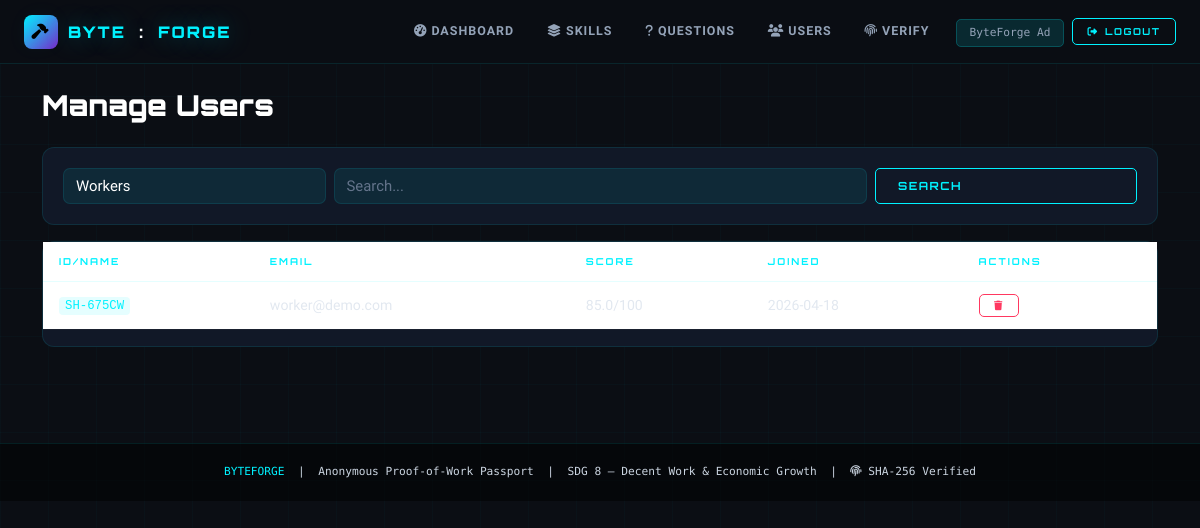
Page /admin/users (signed in) on the committed database.
### models.py (models this page shows, shortened)
class User(UserMixin, db.Model):
    __tablename__ = 'users'
    id = db.Column(db.Integer, primary_key=True)
    name = db.Column(db.String(120), nullable=False)
    email = db.Column(db.String(120), unique=True, nullable=False, index=True)
    password_hash = db.Column(db.String(256), nullable=False)
    role = db.Column(db.String(20), nullable=False, default='worker', index=True)
    anonymous_id = db.Column(db.String(20), unique=True, nullable=True, index=True)
    shadow_score = db.Column(db.Float, default=0.0)
    trust_score = db.Column(db.Float, default=0.0)
    bio = db.Column(db.Text, nullable=True)
    location = db.Column(db.String(120), nullable=True)
    created_at = db.Column(db.DateTime, default=datetime.utcnow, index=True)
    verified_skills = db.relationship('VerifiedSkill', backref='worker', lazy=True, cascade='all, delete-orphan')
    shortlisted_by = db.relationship('Shortlist', foreign_keys='Shortlist.worker_id', backref='worker', lazy=True, cascade='all, delete-orphan')
    shortlisted = db.relationship('Shortlist', foreign_keys='Shortlist.employer_id', backref='employer', lazy=True, cascade='all, delete-orphan')
    sent_messages = db.relationship('Message', foreign_keys='Message.sender_id', backref='sender', lazy=True)
    received_messages = db.relationship('Message', foreign_keys='Message.receiver_id', backref='receiver', lazy=True)

### routes/admin.py (the view)
@admin_bp.route('/users')
@login_required
@admin_required
def manage_users():
    role = request.args.get('role', 'worker')
    search = request.args.get('search', '').strip()
    query = User.query.filter_by(role=role)
    if search:
        query = query.filter(db.or_(User.name.ilike(f'%{search}%'), User.email.ilike(f'%{search}%'), User.anonymous_id.ilike(f'%{search}%')))
    users = query.order_by(User.created_at.desc()).all()
    return render_template('admin_users.html', users=users, role=role, search=search)

### routes/admin.py (called while the page is built)
def admin_required(f):
    @wraps(f)
    def decorated(*args, **kwargs):
        if not current_user.is_authenticated or current_user.role != 'admin':
            flash('Admin access required.', 'danger')
            return redirect(url_for('auth.admin_login'))
        return f(*args, **kwargs)
    return decorated

### templates/admin_users.html
{% extends "base.html" %}
{% block content %}
<h2 class="page-title mb-4">Manage Users</h2>
<div class="card mb-3"><div class="card-body"><form method="GET" class="row g-2"><div class="col-md-3"><select name="role" class="form-select"><option value="worker" {% if role=='worker' %}selected{% endif %}>Workers</option><option value="employer" {% if role=='employer' %}selected{% endif %}>Employers</option></select></div>
<div class="col-md-6"><input type="text" name="search" class="form-control" placeholder="Search..." value="{{ search }}"></div><div class="col-md-3"><button type="submit" class="btn-c w-100">Search</button></div></form></div></div>
<div class="card"><div class="card-body p-0"><table class="table"><thead><tr><th>ID/Name</th><th>Email</th><th>Score</th><th>Joined</th><th>Actions</th></tr></thead>
<tbody>{% for u in users %}<tr><td><code>{{ u.anonymous_id or u.name[:15] }}</code></td><td>{{ u.email }}</td><td>{{ u.shadow_score }}/100</td><td>{{ u.created_at.strftime('%Y-%m-%d') }}</td><td><form method="POST" action="/admin/users/delete/{{ u.id }}" class="d-inline"><button class="btn-cd btn-sm-c" onclick="return confirm('Delete {{ u.name }}?')"><i class="fas fa-trash"></i></button></form></td></tr>{% endfor %}</tbody></table></div></div>
{% endblock %}

### templates/base.html (shortened to what this page needs)
<!DOCTYPE html>
<html lang="en">
<head>
  <link href="https://cdn.jsdelivr.net/npm/bootstrap@5.3.3/dist/css/bootstrap.min.css" rel="stylesheet"/>
  <link href="https://cdnjs.cloudflare.com/ajax/libs/font-awesome/6.5.0/css/all.min.css" rel="stylesheet"/>
</head>
<body>
<nav class="navbar navbar-expand-lg">
  <div class="container-fluid px-3 px-lg-4">
    <a class="navbar-brand" href="/">
      <div class="brand-shield"><i class="fas fa-hammer"></i></div>
      BYTE<span style="color:#fff;margin:0 3px">:</span>FORGE
    </a>
    <div class="collapse navbar-collapse" id="navMain">
      <ul class="navbar-nav ms-auto align-items-center gap-1 py-2 py-lg-0">
        {% if current_user.is_authenticated %}
          {% if current_user.role == 'worker' %}
            <li class="nav-item"><a class="nav-link" href="/worker/dashboard"><i class="fas fa-grip-horizontal me-1"></i>Dashboard</a></li>
            <li class="nav-item"><a class="nav-link" href="/worker/skills"><i class="fas fa-bolt me-1"></i>Gauntlet</a></li>
            <li class="nav-item"><a class="nav-link" href="/worker/passport"><i class="fas fa-id-card me-1"></i>Passport</a></li>
            <li class="nav-item"><a class="nav-link" href="/worker/leaderboard"><i class="fas fa-trophy me-1"></i>Ranks</a></li>
            <li class="nav-item"><a class="nav-link" href="/worker/inbox"><i class="fas fa-envelope me-1"></i>Inbox</a></li>
          {% elif current_user.role == 'admin' %}
            <li class="nav-item"><a class="nav-link" href="/admin/dashboard"><i class="fas fa-tachometer-alt me-1"></i>Dashboard</a></li>
            <li class="nav-item"><a class="nav-link" href="/admin/skills"><i class="fas fa-layer-group me-1"></i>Skills</a></li>
            <li class="nav-item"><a class="nav-link" href="/admin/questions"><i class="fas fa-question me-1"></i>Questions</a></li>
            <li class="nav-item"><a class="nav-link" href="/admin/users"><i class="fas fa-users me-1"></i>Users</a></li>
          {% endif %}
          <li class="nav-item"><a class="nav-link" href="/verify"><i class="fas fa-fingerprint me-1"></i>Verify</a></li>
          <li class="nav-item ms-2">
            <span style="font-family:var(--M);font-size:.7rem;color:var(--muted);padding:.4rem .8rem;background:var(--cyan-dim);border:1px solid var(--border2);border-radius:5px;">
              {{ current_user.anonymous_id or current_user.name[:12] }}
            </span>
          </li>
          <li class="nav-item ms-1">
            <a class="btn-c" href="/logout" style="padding:.35rem .9rem; font-size:.6rem;"><i class="fas fa-sign-out-alt"></i> Logout</a>
          </li>
        {% endif %}
      </ul>
    </div>
  </div>
</nav>
<main class="container py-4">
{% block content %}{% endblock %}
</main>
<footer>
  <div class="container">
    <span class="text-c">BYTEFORGE</span> &nbsp;|&nbsp;
    Anonymous Proof-of-Work Passport &nbsp;|&nbsp;
    SDG 8 — Decent Work &amp; Economic Growth &nbsp;|&nbsp;
    <i class="fas fa-fingerprint"></i> SHA-256 Verified
  </div>
</footer>
</body>
</html>

### templates/base.html (style rules this page uses)
:root { --bg: #0b0e14; --bg2: #0f1520; --bg3: #111827; --bg4: #151f30; --cyan: #00f2ff; --cyan-dim: rgba(0,242,255,.12); --cyan-glow: 0 0 24px rgba(0,242,255,.35); --pink: #ff006e; --pink-dim: rgba(255,0,110,.12); --pink-glow: 0 0 24px rgba(255,0,110,.35); --purple: #7928ca; --green: #00ff9d; --yellow: #ffd60a; --red: #ff3860; --text: #e2e8f0; --muted: #94a3b8; --border: rgba(0,242,255,.10); --border2: rgba(0,242,255,.20); --F: 'Orbitron', monospace; --M: 'Share Tech Mono', monospace; --B: 'Rajdhani', sans-serif; }
* { box-sizing: border-box; margin: 0; padding: 0; }
html { scroll-behavior: smooth; }
body { background: var(--bg); color: var(--text); font-family: var(--B); font-size: 15px; min-height: 100vh; overflow-x: hidden; }
body::before { content: ''; position: fixed; inset: 0; z-index: 0; pointer-events: none; background-image: linear-gradient(rgba(0,242,255,.025) 1px, transparent 1px), linear-gradient(90deg, rgba(0,242,255,.025) 1px, transparent 1px); background-size: 48px 48px; }
main { position: relative; z-index: 1; }
.navbar { background: rgba(11,14,20,.97) !important; border-bottom: 1px solid var(--border); backdrop-filter: blur(20px); padding: .6rem 0; position: sticky; top: 0; z-index: 1000; }
.navbar-brand { font-family: var(--F); font-weight: 900; font-size: 1rem; color: var(--cyan) !important; letter-spacing: 2px; text-shadow: var(--cyan-glow); display: flex; align-items: center; gap: 10px; }
.brand-shield { width: 34px; height: 34px; border-radius: 8px; background: linear-gradient(135deg, var(--cyan), var(--purple)); display: flex; align-items: center; justify-content: center; color: #000; font-size: .95rem; }
.nav-link { font-family: var(--B); font-weight: 600; font-size: .78rem; letter-spacing: 1px; text-transform: uppercase; color: var(--muted) !important; padding: .45rem .9rem !important; border-radius: 5px; transition: color .2s, background .2s; }
.card { background: var(--bg3); border: 1px solid var(--border); border-radius: 12px; transition: border-color .3s, box-shadow .3s; margin-bottom: 1.5rem; }
.card-body { padding: 1.25rem; }
.btn-c, .btn-cp, .btn-cd, .btn-cs { display: inline-flex; align-items: center; gap: .4rem; font-family: var(--F); font-size: .7rem; font-weight: 700; letter-spacing: 1.5px; text-transform: uppercase; padding: .55rem 1.4rem; border-radius: 5px; border: 1px solid; cursor: pointer; text-decoration: none; transition: all .25s; white-space: nowrap; background: transparent; }
.btn-c { border-color: var(--cyan); color: var(--cyan); }
.btn-cd { border-color: var(--red); color: var(--red); }
.btn-sm-c { padding: .35rem .9rem; font-size: .6rem; }
.form-control, .form-select, textarea.form-control { background: rgba(0,242,255,.08) !important; border: 1px solid var(--border) !important; color: #ffffff !important; border-radius: 7px; font-family: var(--B); font-size: .93rem; }
.form-control::placeholder { color: #64748b !important; }
.page-title { font-family: var(--F); font-weight: 900; font-size: 1.8rem; color: #ffffff !important; }
.text-c { color: var(--cyan) !important; }
p, li, span, div { color: #cbd5e1; }
strong, b, h1, h2, h3, h4, h5, h6 { color: #ffffff !important; }
code { color: var(--cyan) !important; background: rgba(0,242,255,.1) !important; padding: 2px 6px; border-radius: 4px; }
.table { color: var(--text); }
.table thead th { font-family: var(--F); font-size: .6rem; letter-spacing: 2px; color: var(--cyan); border-bottom: 1px solid var(--border); padding: .75rem 1rem; text-transform: uppercase; }
.table tbody td { font-family: var(--B); font-size: .88rem; border-bottom: 1px solid rgba(255,255,255,.04); padding: .75rem 1rem; vertical-align: middle; color: #e2e8f0 !important; font-weight: 400; }
footer { position: relative; z-index: 1; background: rgba(0,0,0,.5); border-top: 1px solid var(--border); padding: 1.25rem 0; text-align: center; font-family: var(--M); font-size: .7rem; color: var(--muted); margin-top: 3rem; }

### rows in the picture
User: name "ByteForge Ad"
User: anonymous "SH-675CW", email "worker@demo.com", shadow_score "85.0", created_at "2026-04-18"
